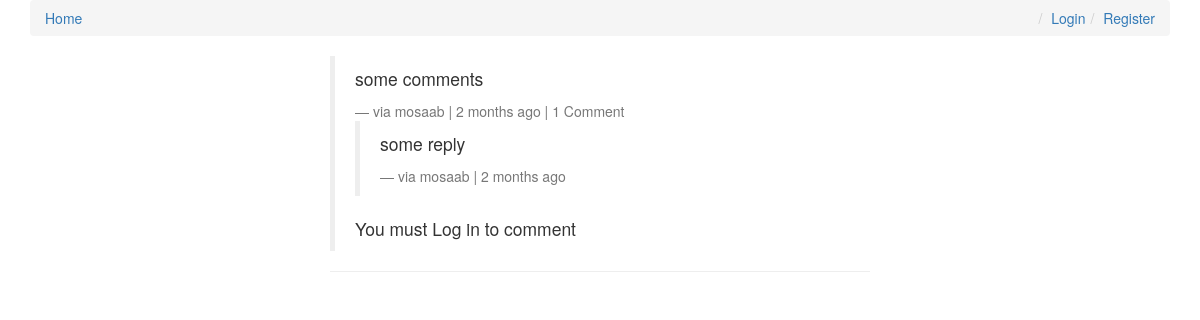
The app's page /comments/1/ with its own data.
### comments/models.py (models this page shows, shortened)
class Comment(models.Model):
    user = models.ForeignKey(settings.AUTH_USER_MODEL, default=1)
    content_type = models.ForeignKey(ContentType, on_delete=models.CASCADE)
    object_id = models.PositiveIntegerField()
    content_object = GenericForeignKey('content_type', 'object_id')
    parent = models.ForeignKey("self" ,blank=True, null=True)
    content = models.TextField()
    timestamp = models.DateTimeField(auto_now_add=True)
    objects = CommentManager()
    class Meta:
        ordering = ['-timestamp']
    def children(self):
        return Comment.objects.filter(parent=self)
    @property
    def is_parent(self):
        if self.parent is not None :
            return False
        else:
            return True

### comments/views.py (the view, shortened to what this page needs)
# urls.py: url(r'^(?P<id>\d+)/$', comment_thread , name='thread'),
def comment_thread(request,id):
	try:
		obj = Comment.objects.get(id=id)
	except :
		raise Http404
	if not obj.is_parent :
		obj = obj.parent
	content_object = obj.content_object
	content_id = obj.content_object.id
	initial_data = {
    	"content_type": obj.content_type,
		"object_id": obj.object_id,
	}
	form = CommentForm(request.POST or None, initial=initial_data)
	print(form.errors)
	context = {
    	"comment": obj,
    	"form": form,
	}
	return render(request,"comment_thread.html", context)

### templates/comment_thread.html (shortened to what this page needs)
{% extends "base.html" %}
{% load urlify %}
{% load crispy_forms_tags %}
{% block content %}
	<div class="col-sm-6 col-sm-offset-3">
			<blockquote>
  				<p>{{ comment.content }}</p>
  				<footer>via {{ comment.user }} | {{ comment.timestamp | timesince }} ago | {% if comment.children.count > 0 %}{{ comment.children.count }} Comment{% endif %} </footer>
				<div>
					{% for child_comment in comment.children  %}
						<blockquote>
							<p>{{ child_comment.content }}</p>
							<footer>via {{ child_comment.user }} | {{ child_comment.timestamp | timesince }} ago {% if request.user == child_comment.user %}<a href="{{ child_comment.get_delete_url }}">Delete{% endif %}</footer>
						</blockquote>
					{% endfor %}
					{% if request.user.is_authenticated %}
						<form method="POST" action=".">
							{% csrf_token %}
							{{ form | crispy }}
							<input type="hidden" name="parent_id" value="{{ comment.id }}">
							<input type="submit" value="Reply" class="btn 	btn-default">
						</form>
					{% else %}
						<p>You must Log in to comment</p>
					{% endif %}
				</div>
			</blockquote>
			<hr>
	</div>
{% endblock content %}

### records on screen
Comment: content "some comments", user "mosaab", timestamp "2 months", children.count "1"
Comment: content "some reply", user "mosaab", timestamp "2 months"
